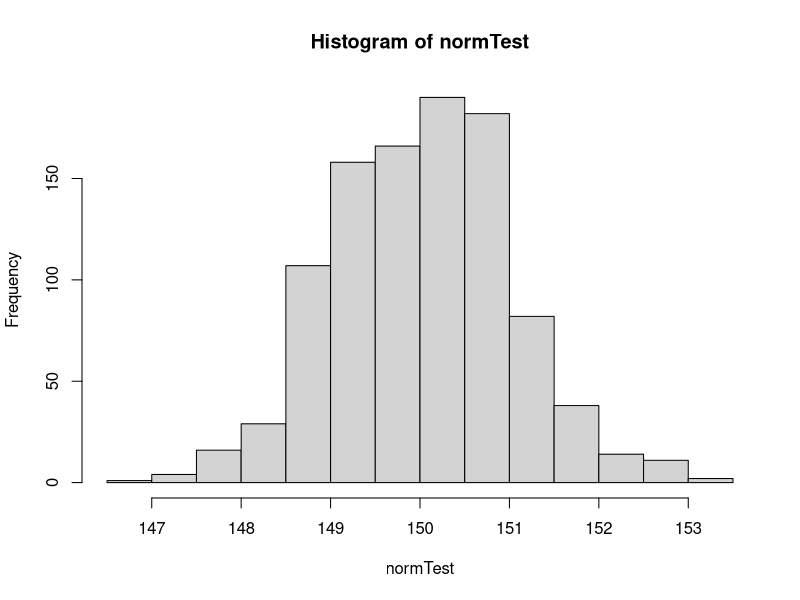
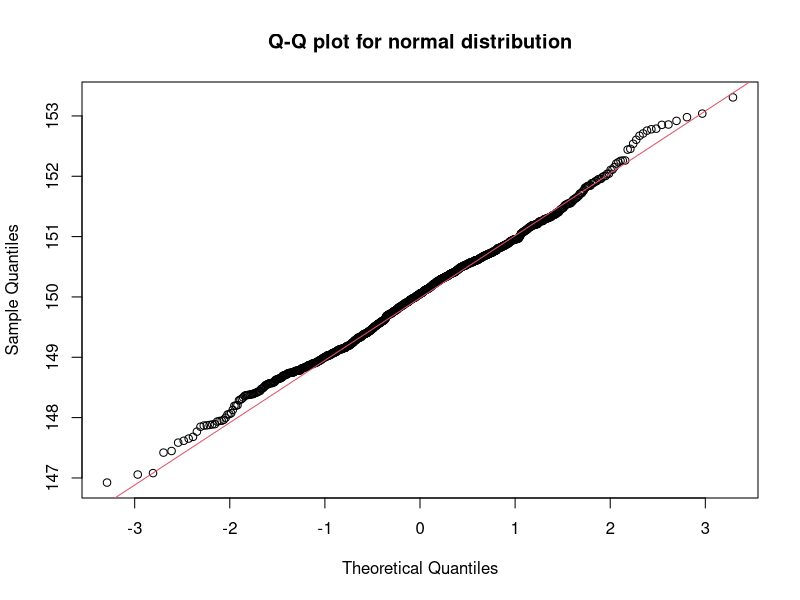
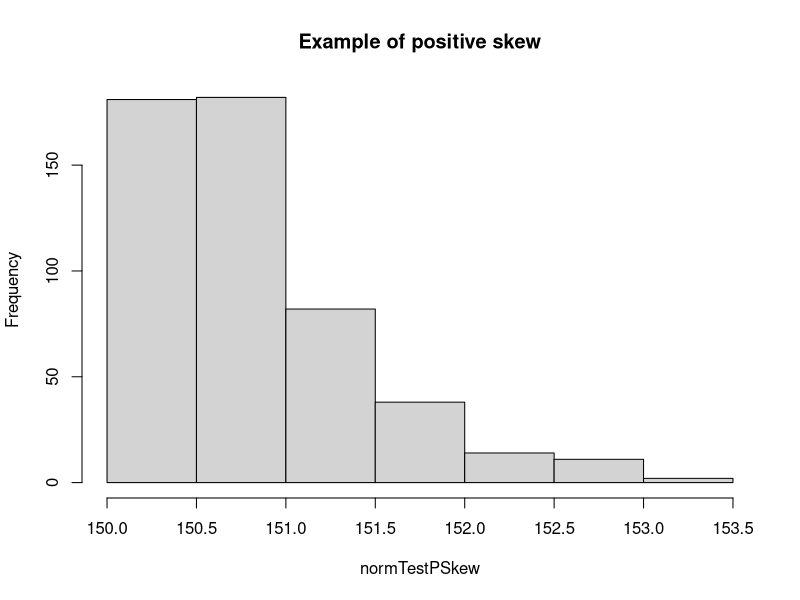
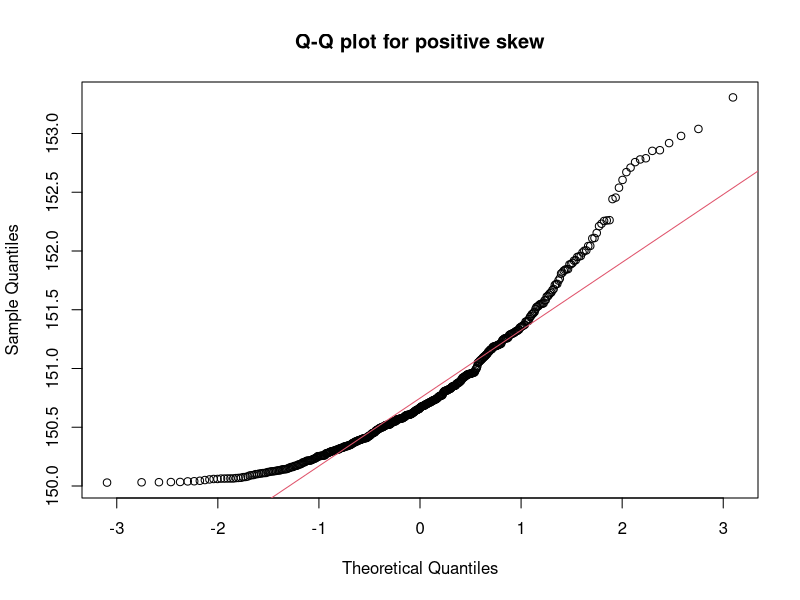
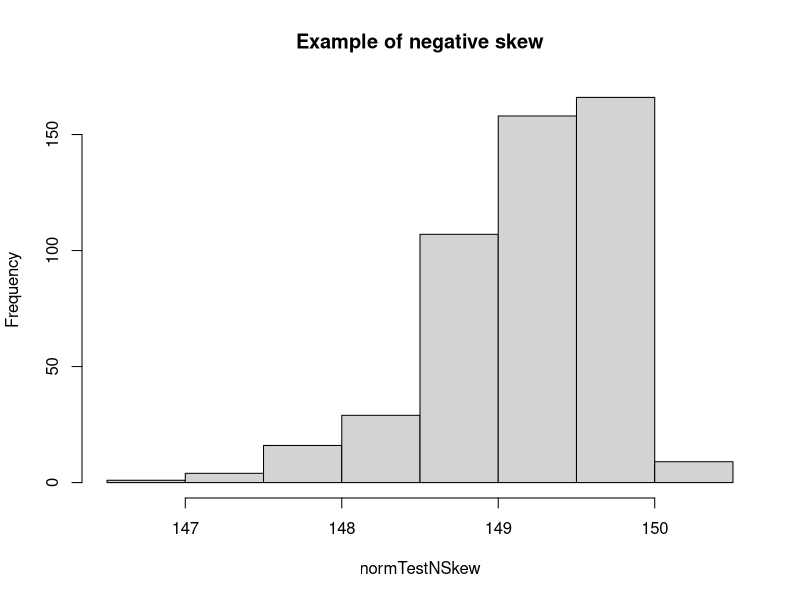
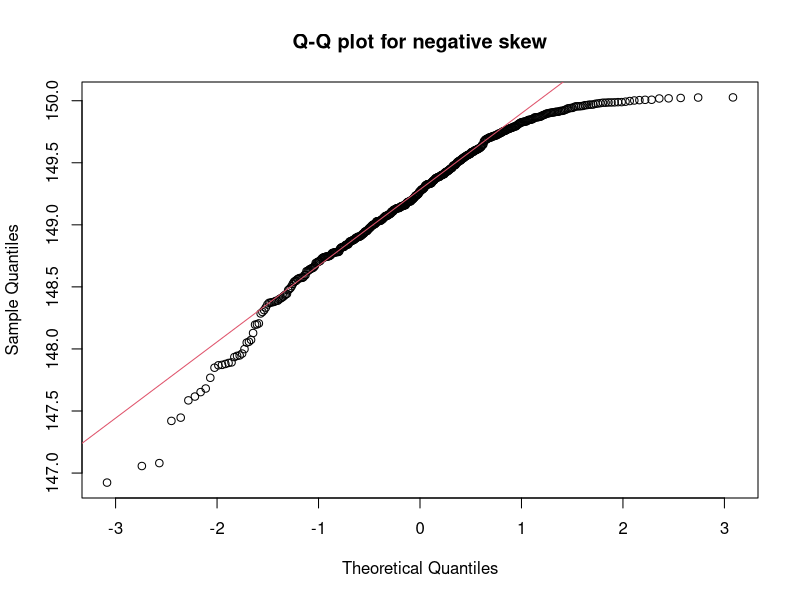
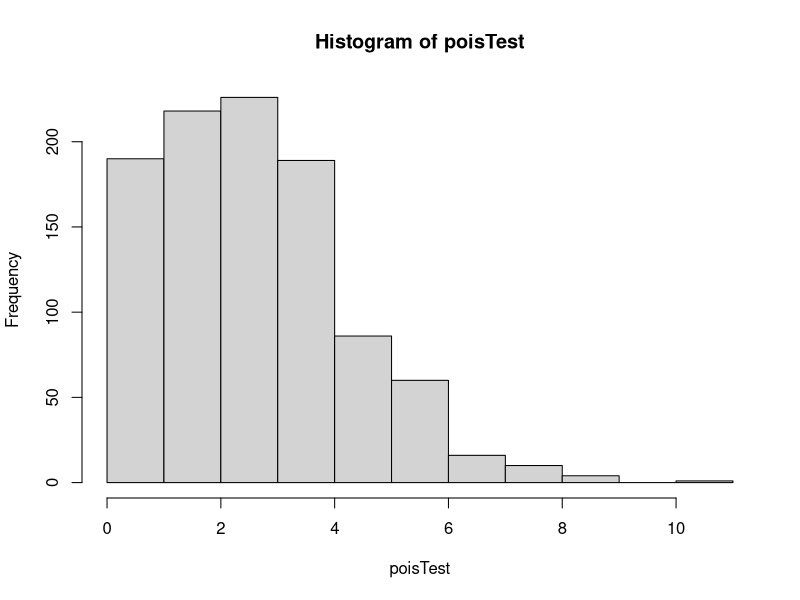
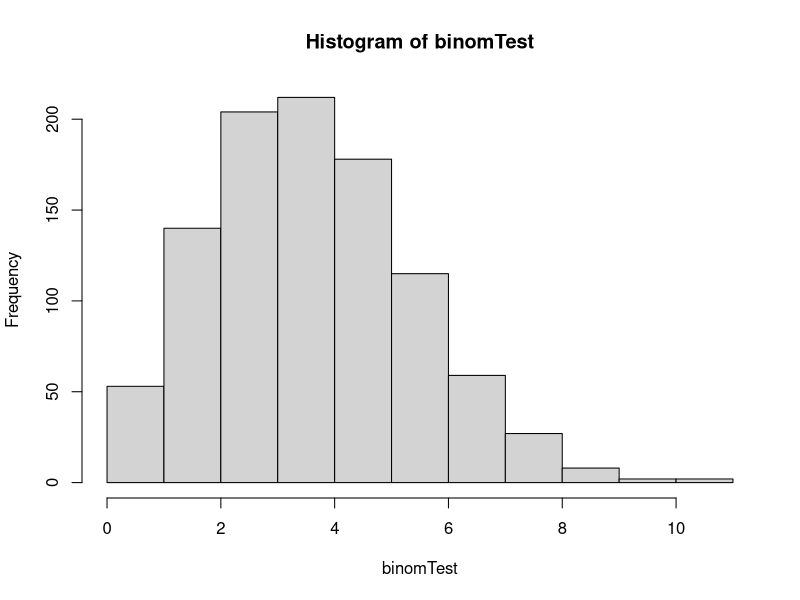

Reproduce these figures in R, in order.
# Meta -----
# Play with different distributions
# code by: b.anderson@soton.ak.uk (@dataknut)

# Functions ----
checkFolder <- function(name) {
  if(dir.exists(plotsf)) {
    print(paste0(plotsf, " folder exists, no need to create"))
  } else {
    print(paste0(plotsf, " folder does not exist, creating")) 
    dir.create(plotsf)
  }
}

# Housekeeping ----
# change working directory to where you want to save results
setwd("~/OneDriveBusiness/PG/Southampton/FEEG6025 Data Analysis & Experimental Methods for Engineers/Week 3")

# Set name of folder for storing plots (saves re-typing)
plotsf <- "plots"
# Use the checkFolder functon to see if the plots folder exists, if not create it so we can save the plots
checkFolder(plotsf)  

# clear the workspace
rm(list=ls())

# create a useful separator
sep <- "\n################\n"
# Working directory is:"
getwd()

# print the separator
cat(sep)
# Testing Normal"
normTest <- rnorm(1000, mean = 150)
summary(normTest)
hist(normTest)
dev.copy(png,"plots/normTestHist.png")
dev.off()
# use a qnormal plot to test for normality
# R lets us add a theoretical line to the plot for comparison
qqnorm(normTest, main = "Q-Q plot for normal distribution"); qqline(normTest, col = 2)
dev.copy(png,"plots/normTestQQ.png")
dev.off()

# create a +ve skewed version by force
normTestPSkew <- normTest[normTest > mean(normTest)] # values > than the mean
summary(normTestPSkew)
hist(normTestPSkew, main = "Example of positive skew")
dev.copy(png,"plots/normTestPSkewHist.png")
dev.off()
# use a qnormal plot to test for normality
qqnorm(normTestPSkew, main = "Q-Q plot for positive skew"); qqline(normTestPSkew, col = 2)
dev.copy(png,"plots/normTestPSkewQQ.png")
dev.off()
# to test for skew need
# packages.install("e1071")
# or
# packages.install("moments")
# library(e1071)
# skewness(normTestPSkew)

# create a -ve skewed version by force
normTestNSkew <- normTest[normTest < mean(normTest)] # values < than the mean
summary(normTestNSkew)
hist(normTestNSkew, main = "Example of negative skew")
dev.copy(png,"plots/normTestNSkewHist.png")
dev.off()
# use a qnormal plot to test for normality
qqnorm(normTestNSkew, main = "Q-Q plot for negative skew"); qqline(normTestNSkew, col = 2)
dev.copy(png,"plots/normTestNSkewQQ.png")
dev.off()
# skewness(normTestNSkew)

cat(sep)
# Testing Poisson, lambda = average number of events per unit time
poisTest <- rpois(1000, lambda = 3)
summary(poisTest)
hist(poisTest)
# Save it into the working directory. 
# Seriously, this is what you have to do.
# When we start using ggplot instead of plot things will get better.
# Things can only get better.
dev.copy(png,"plots/poisTestHist.png")
dev.off()

cat(sep)
# Testing Binomial"
binomTest <- rbinom(1000, 20, 0.2)
hist(binomTest)
summary(binomTest)
dev.copy(png,"plots/binomTestHist.png")
dev.off()

cat(sep)
# Testing Exponential"
expTest <- rexp(1000, 1)
hist(expTest)
summary(expTest)
dev.copy(png,"plots/expTestHist.png")
dev.off()

cat(sep)
# Testing standard normal - R defaults to mean = 0 & sd = 1 if you don't specifiy
stNormTest <- rnorm(1000)
summary(stNormTest)
hist(stNormTest)
abline(v = c(-1.96,1.96), col="red")
text(-1.96,100, "-1.96", col="red")
text(1.96,100, "1.96", col="red")
text(-1.96, 150, pos = "4", "<----------", col = "red")
text(1.96, 150, pos = "2", "---------->", col = "red")
text(0, 150, "95%", col = "red")
# save it
dev.copy(png,"plots/stNormTestHist.png")
dev.off()

cat(sep)
# Calculating confidence intervals using the normal distribution
m <- mean(normTest)
s <- sd(normTest)
n <- length(normTest)
error <- qnorm(0.975)*s/sqrt(n)

normTestCIu <- m + error
normTestCIl <- m - error

print(paste0("normTest lower 95% CI: ", normTestCIl))
print(paste0("normTest mean: ", m))
print(paste0("normTest lower 95% CI: ", normTestCIu))

